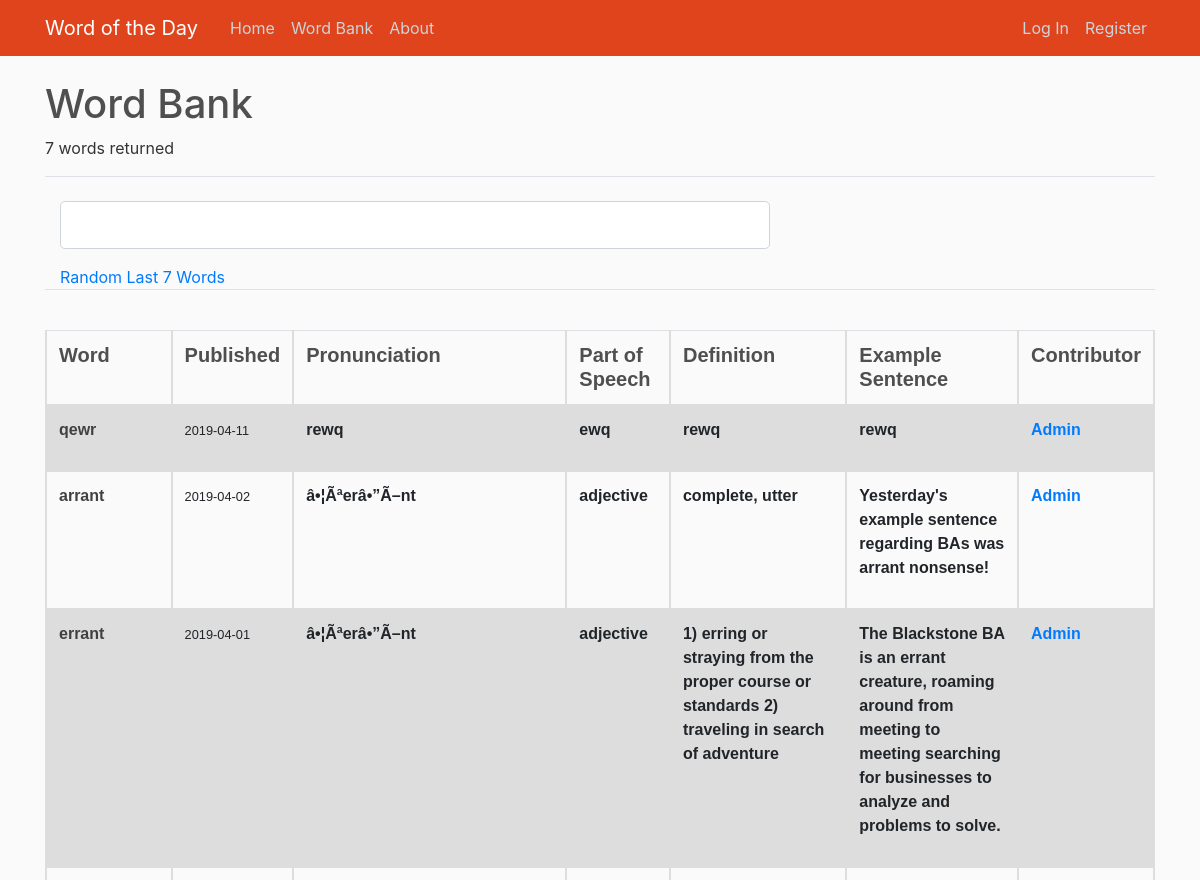
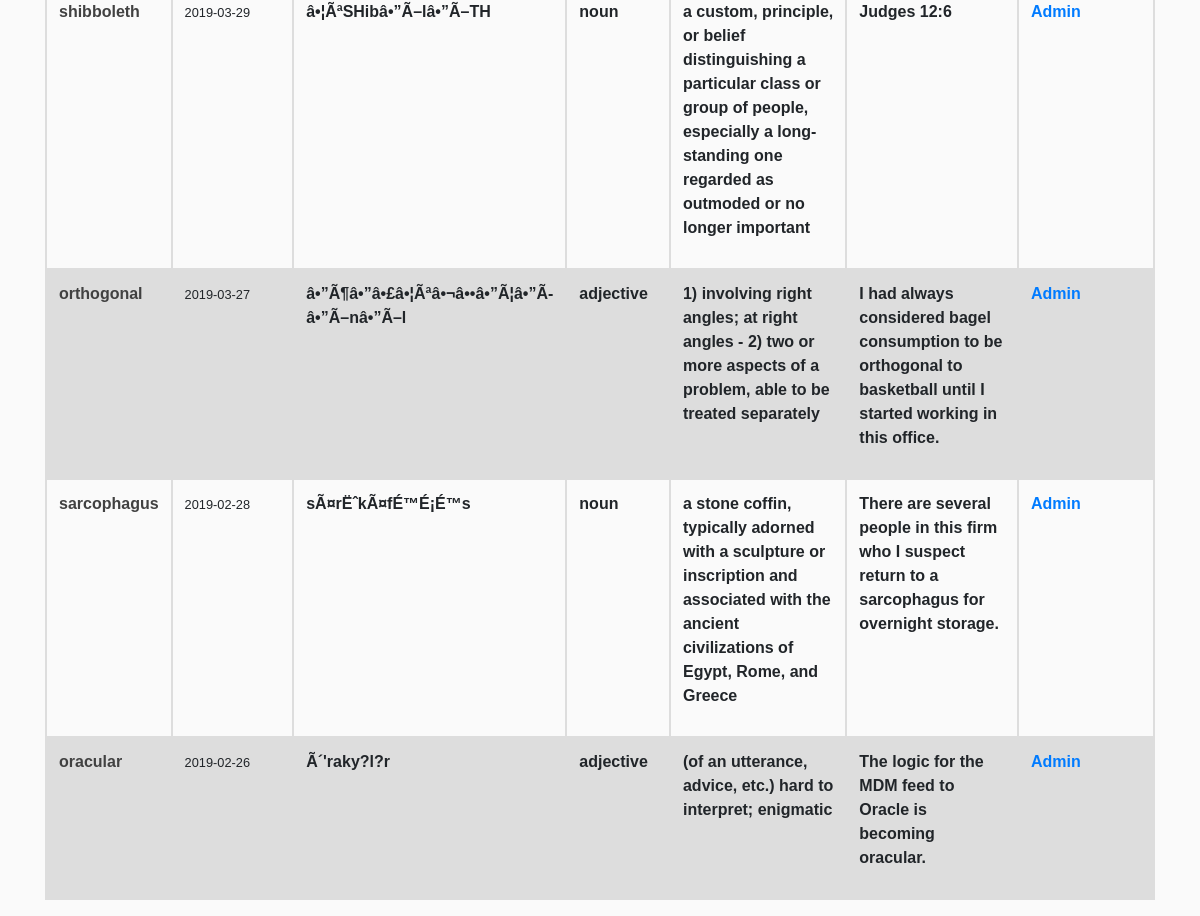
/word_bank, run on an earlier commit of the app's database (2 pictures, top to bottom).
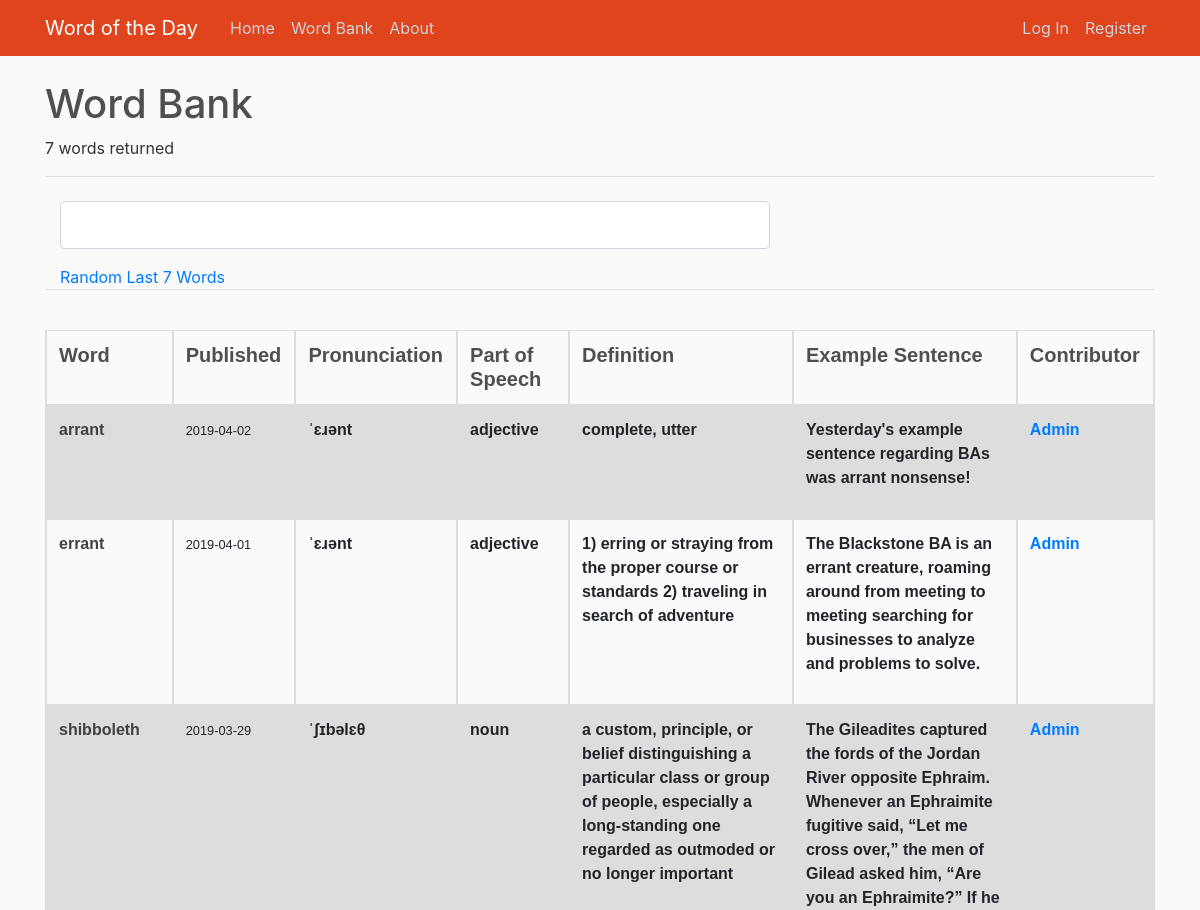
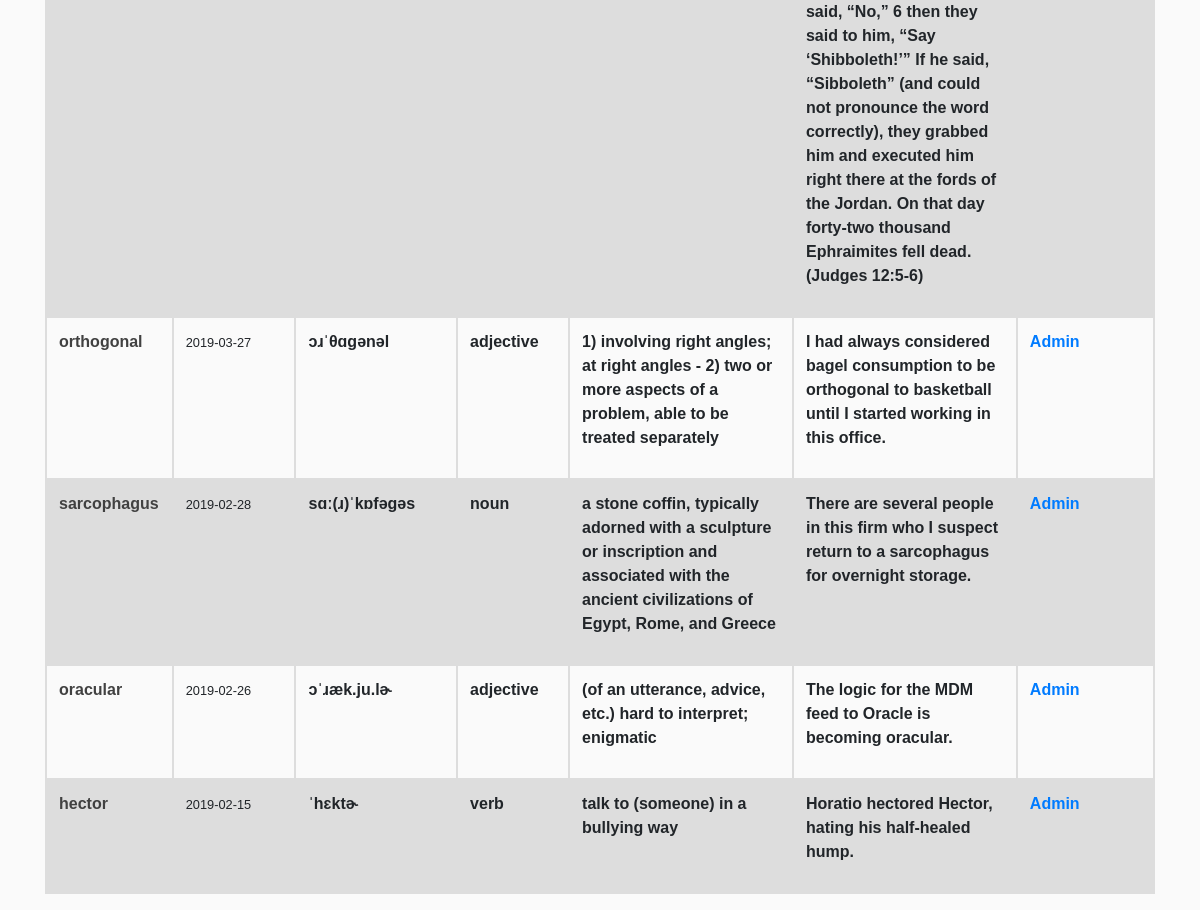
And on a later commit of the database (2 pictures, top to bottom).
### wotd/models.py (models this page shows, shortened)
class Word(db.Model):
    id = db.Column(db.Integer, primary_key=True)
    word = db.Column(db.String(100), nullable=False)
    partOfSpeech = db.Column(db.String(100), nullable=False)
    definition = db.Column(db.Text, nullable=False)
    exampleSentence = db.Column(db.Text, nullable=False)
    ipa = db.Column(db.Text, nullable=True)
    date_added = db.Column(db.DateTime, nullable=False, default=datetime.utcnow)
    date_published = db.Column(db.Date, nullable=False)
    user_id = db.Column(db.Integer, db.ForeignKey('user.id'), nullable=False)

class User(db.Model, UserMixin):
    id = db.Column(db.Integer, primary_key=True)
    username = db.Column(db.String(20), unique=True, nullable=False)
    email = db.Column(db.String(120), unique=True, nullable=False)
    image_file = db.Column(db.String(20), nullable=False, default='default.jpg')
    password = db.Column(db.String(60), nullable=False)
    isAdmin = db.Column(db.Boolean, nullable=False, default=False)
    posts = db.relationship('Post', backref='author', lazy=True)
    words = db.relationship('Word', backref='contributor', lazy=True)

### wotd/routes.py (the view)
@app.route("/word_bank", methods=['GET', 'POST'])
def word_bank():
    form = SearchForm()
    if form.validate_on_submit and form.search_data.data is not None:
        return redirect(url_for('word_bank_search', search_term=form.search_data.data))
    else:
        words = Word.query.order_by(Word.date_published.desc()).limit(7)
        num = str(words.count())
    return render_template('word_bank.html', words=words, form=form, words_number=num)

### wotd/forms.py
class SearchForm(FlaskForm):
    search_data = StringField('Search')#, validators=[DataRequired()])
    submit = SubmitField('Post')

### wotd/templates/word_bank.html (shortened to what this page needs)
{% extends "layout.html" %}
{% block content %}
    <div>
        <h1>Word Bank</h1>
        {% if words_number == '1' %}
            <p>1 word returned</p>
        {% else %}
            <p>{{ words_number + " words returned" }}</p>
        {% endif %}
    </div>
        <form method="POST" action="">
            <fieldset class="form-group">
                <legend class="border-bottom mb-4">{{ legend }}</legend>
                <div class="form-group col-md-8">
                    {% if form.search_data.errors %}
                        {{ form.search_data(class="form-control form-control-lg is-invalid") }}
                        <div class="invalid-feedback">
                            {% for error in form.word.errors %}
                                <span> {{ error }} </span>
                            {% endfor %}
                        </div>
                    {% else %}
                        {{ form.search_data(class="form-control form-control-lg") }}
                    {% endif %}
                </div>
                <div class="col-md-4">
                    <a href="{{ url_for('word_bank_random') }}">Random</a>
                    <a href="{{ url_for('word_bank') }}">Last 7 Words</a>
                </div>
                <legend class="border-bottom mb-4">{{ legend }}</legend>
            </fieldset>
        </form>
    <table class="table">
        <colgroup>
            <col class="tbl-col-10" />
            <col class="tbl-col-10" />
            <col class="tbl-col-10" />
            <col class="tbl-col-10" />
            <col class="tbl-col-20" />
            <col class="tbl-col-20" />
            <col class="tbl-col-10" />
        </colgroup>
        <tr class="tr">
            <th><h5 class="article-header">Word</h5></th>
            <th><h5 class="article-header">Published</h5></th>
            <th><h5 class="article-header">Pronunciation</h5></th>
            <th><h5 class="article-header">Part of Speech</h5></th>
            <th><h5 class="article-header">Definition</h5></th>
            <th><h5 class="article-header">Example Sentence</h5></th>
            <th><h5 class="article-header">Contributor</h5></th>
        </tr>
    {% for word in words %}
        <tr class="tr">
            <th>
                <b><a class="article-content" href="{{ url_for('word', word_id = word.id) }}">{{ word.word }}</a></b>
            </th>
            <th>
                <small>{{ word.date_published }}</small>
            </th>
            <th>
                {% if word.ipa %}
                    <p>{{ word.ipa }}</p>
                {% else %}
                    <p> </p>
                {% endif %}
            </th>
            <th>
                <p>{{ word.partOfSpeech }}</p>
            </th>
            <th class="tbl-col-30">
                <p>{{ word.definition }}</p>
            </th>
            <th class="tbl-col-30">
                <p>{{ word.exampleSentence }}</p>
            </th>
            <th>
                <a href="{{ url_for('word_bank_user', user_id=word.user_id) }}">{{ word.contributor.username }}</a>
            </th>
        </tr>
    {% endfor %}
    </table>
{% endblock content %}

### wotd/templates/layout.html (shortened to what this page needs)
<!DOCTYPE html>
<html lang="en">
  <head>
    <link rel="stylesheet" href="https://stackpath.bootstrapcdn.com/bootstrap/4.3.1/css/bootstrap.min.css">
    <link rel="stylesheet" type="text/css" href="{{ url_for('static', filename='main.css') }}">
  </head>
  <body>
    <header class="site-header">
        <nav class="navbar navbar-expand-md navbar-dark bg-scarlet fixed-top">
            <div class="container">
              <a class="navbar-brand mr-4 nav-item" href="/">Word of the Day</a>
              <div class="collapse navbar-collapse" id="navbarToggle">
                <div class="navbar-nav mr-auto">
                  <a class="nav-item nav-link" href="{{ url_for('home') }}">Home</a>
                  <a class="nav-item nav-link" href="{{ url_for('word_bank') }}">Word Bank</a>
                  <a class="nav-item nav-link" href="{{ url_for('about') }}">About</a>
                </div>
                <div class="navbar-nav">
                  {% if current_user.is_authenticated %}
                  <a class="nav-item nav-link" href="{{ url_for('new_word') }}">New Word</a>
                  <a class="nav-item nav-link" href="{{ url_for('account') }}">Account</a>
                    <a class="nav-item nav-link" href="{{ url_for('logout') }}">Log Out</a>
                  {% else %}
                    <a class="nav-item nav-link" href="{{ url_for('login') }}">Log In</a>
                    <a class="nav-item nav-link" href="{{ url_for('register') }}">Register</a>
                  {% endif %}
                </div>
              </div>
            </div>
        </nav>
    </header>
    <main role="main" class="container">
      <div class="row">
        <div class="col-md-12">
          {% block content %}{% endblock %}
        </div>
      </div>
    </main>
  </body>
</html>

### wotd/static/main.css (style rules this page uses)
body { background: #fafafa; color: #333333; margin-top: 5rem; }
h1, h2, h3, h4, h5, h6 { color: #4f4f4f; }
.bg-scarlet { background-color: #e0441d; }
.site-header .navbar-nav .nav-link { color: #cbd5db; }
.article-header { font-weight: bold; margin-bottom: 1px }
.article-content { color: #414141 }
.table { font-family: arial, sans-serif; border-collapse: collapse; width: 100%; }
.td, th { border: 2px solid #dddddd; text-align: left; padding: 8px; word-wrap: break-word; }
.tr:nth-child(even) { background-color: #dddddd; }
.tbl-col-10 { width: 10%; }
.tbl-col-20 { width: 20%; }

What changed in the data, as far as the page shows it:
removed Word: word "qewr", date_published "2019-04-11", ipa "rewq", partOfSpeech "ewq", definition "rewq", exampleSentence "rewq", contributor.username "Admin"
changed Word "arrant": ipa "â•¦Ãªerâ•”Ã–nt" → "ˈɛɹənt"
changed Word "errant": ipa "â•¦Ãªerâ•”Ã–nt" → "ˈɛɹənt"
changed Word "shibboleth": ipa "â•¦ÃªSHibâ•”Ã–lâ•”Ã–TH" → "ˈʃɪbəlɛθ"; exampleSentence "Judges 12:6" → "The Gileadites captured the fords of the Jordan River opposite Ephraim. Whenever an Ephraimite fugitive said, “Let me cross over,” the men of Gilead asked him, “Are you an Ephraimite?” If he said, “No,” 6 then they said to him, “Say ‘Shibboleth!’” If he said, “Sibboleth” (and could not pronounce the word correctly), they grabbed him and executed him right there at the fords of the Jordan. On that day forty-two thousand Ephraimites fell dead. (Judges 12:5-6)"
changed Word "orthogonal": ipa "â•”Ã¶â•”â•£â•¦Ãªâ•¬â••â•”Ã¦â•”Ã­â•”Ã–nâ•”Ã–l" → "ɔɹˈθɑɡənəl"
changed Word "sarcophagus": ipa "sÃ¤rËˆkÃ¤fÉ™É¡É™s" → "sɑː(ɹ)ˈkɒfəɡəs"
changed Word "oracular": ipa "Ã´'raky?l?r" → "ɔˈɹæk.ju.lɚ"
now on this page (row edited): Word: word "hector", date_published "2019-02-15", ipa "ˈhɛktɚ", partOfSpeech "verb", definition "talk to (someone) in a bullying way", exampleSentence "Horatio hectored Hector, hating his half-healed hump.", contributor.username "Admin"
